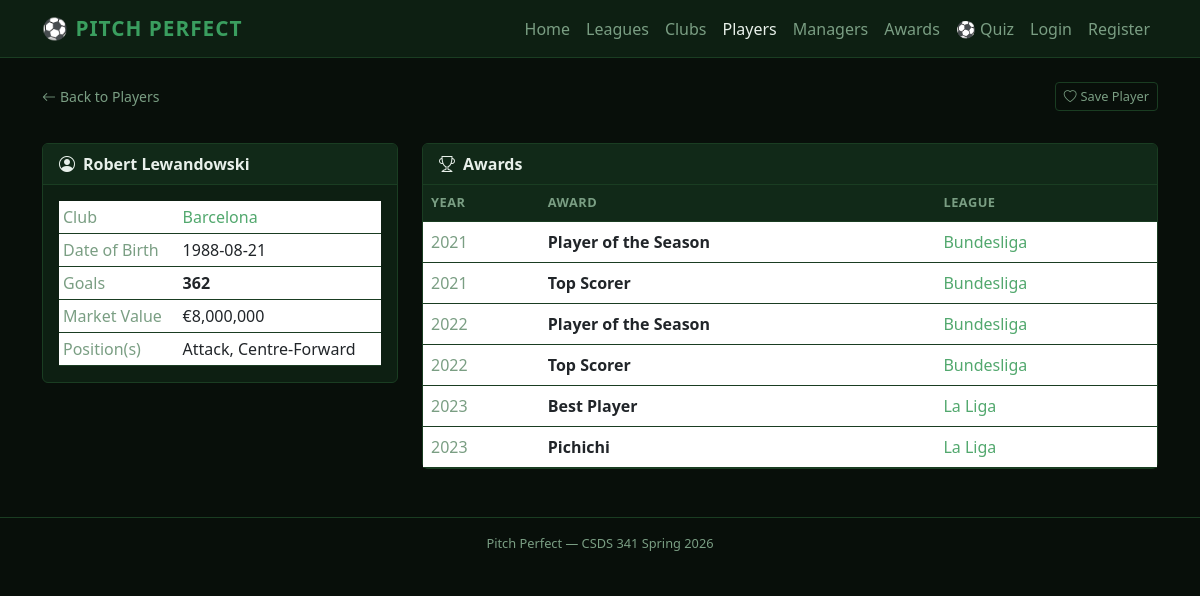
Screenshot of /players/168 with the database file from the repository.
### tables this page shows
CREATE TABLE Player_Plays_For (
    Player_ID INTEGER PRIMARY KEY,
    Name      TEXT NOT NULL,
    DOB       TEXT,
    Market_Value    REAL,
    Goals     INTEGER,
    Club_Name TEXT,
    FOREIGN KEY (Club_Name) REFERENCES Club_Teams_Belongs_To(Name)
);

CREATE TABLE Individual_Award_Wins (
    Name      TEXT,
    Year      INTEGER,
    League    TEXT,
    Player_ID INTEGER,
    PRIMARY KEY (Name, Year, League),
    FOREIGN KEY (Player_ID) REFERENCES Player_Plays_For(Player_ID)
);

### app.py (the view)
@app.route('/players/<int:pid>')
def player_profile(pid):
    conn = db()
    player = conn.execute(
        "SELECT * FROM Player_Plays_For WHERE Player_ID=?", (pid,)
    ).fetchone()
    if not player:
        conn.close()
        return "Player not found", 404
    positions = conn.execute(
        "SELECT position FROM Player_Position WHERE Player_ID=?", (pid,)
    ).fetchall()
    awards = conn.execute(
        "SELECT Name, Year, League FROM Individual_Award_Wins WHERE Player_ID=? ORDER BY Year",
        (pid,)
    ).fetchall()
    is_saved = False
    if session.get('user_id'):
        is_saved = conn.execute(
            "SELECT 1 FROM Favorite WHERE User_ID=? AND Type='player' AND Reference=?",
            (session['user_id'], str(pid))
        ).fetchone() is not None
    conn.close()
    return render_template('player.html', player=player, positions=positions,
                           awards=awards, is_saved=is_saved)

### app.py (called while the page is built)
def db():
    conn = sqlite3.connect(DB)
    conn.row_factory = sqlite3.Row
    return conn

### templates/player.html (shortened to what this page needs)
{% extends "base.html" %}
{% block content %}
<div class="d-flex justify-content-between align-items-center mb-2">
  <a href="/players" class="text-muted small"><i class="bi bi-arrow-left me-1"></i>Back to Players</a>
  {% if session.user_id %}
    {% if is_saved %}
    <form method="post" action="/favorite/remove">
      <input type="hidden" name="type" value="player">
      <input type="hidden" name="reference" value="{{ player['Player_ID'] }}">
      <input type="hidden" name="back" value="/players/{{ player['Player_ID'] }}">
      <button type="submit" class="btn btn-sm btn-danger"><i class="bi bi-heart-fill me-1"></i>Saved</button>
    </form>
    {% else %}
    <form method="post" action="/favorite/add">
      <input type="hidden" name="type" value="player">
      <input type="hidden" name="reference" value="{{ player['Player_ID'] }}">
      <input type="hidden" name="back" value="/players/{{ player['Player_ID'] }}">
      <button type="submit" class="btn btn-sm btn-outline-danger"><i class="bi bi-heart me-1"></i>Save Player</button>
    </form>
    {% endif %}
  {% else %}
  <a href="/login" class="btn btn-sm btn-outline-secondary"><i class="bi bi-heart me-1"></i>Save Player</a>
  {% endif %}
</div>
<div class="row g-4 mt-1">
  <div class="col-md-4">
    <div class="card">
      <div class="card-header"><i class="bi bi-person-circle me-2"></i>{{ player['Name'] }}</div>
      <div class="card-body">
        <table class="table table-sm mb-0">
          <tr><td class="text-muted">Club</td>
              <td>{% if player['Club_Name'] %}<a href="/clubs/{{ player['Club_Name'] }}">{{ player['Club_Name'] }}</a>{% else %}—{% endif %}</td></tr>
          <tr><td class="text-muted">Date of Birth</td><td>{{ player['DOB'] or '—' }}</td></tr>
          <tr><td class="text-muted">Goals</td><td class="fw-bold">{{ player['Goals'] }}</td></tr>
          <tr><td class="text-muted">Market Value</td>
              <td>{% if player['Market_Value'] %}€{{ '{:,.0f}'.format(player['Market_Value']) }}{% else %}—{% endif %}</td></tr>
          <tr><td class="text-muted">Position(s)</td>
              <td>{{ positions | map(attribute=0) | join(', ') if positions else '—' }}</td></tr>
        </table>
      </div>
    </div>
  </div>
  <div class="col-md-8">
    <div class="card">
      <div class="card-header"><i class="bi bi-trophy me-2"></i>Awards</div>
      {% if awards %}
      <div class="table-responsive">
        <table class="table table-hover mb-0">
          <thead>
            <tr><th>Year</th><th>Award</th><th>League</th></tr>
          </thead>
          <tbody>
            {% for award in awards %}
            <tr>
              <td class="text-muted">{{ award[1] }}</td>
              <td class="fw-semibold">{{ award[0] }}</td>
              <td><a href="/awards?league={{ award[2] }}">{{ award[2] }}</a></td>
            </tr>
            {% endfor %}
          </tbody>
        </table>
      </div>
      {% else %}
      <div class="card-body text-muted">No individual awards recorded.</div>
      {% endif %}
    </div>
  </div>
</div>
{% endblock %}

### templates/base.html (style rules this page uses)
:root { --bg: #080f0a; --surface: #0d1f12; --surface2: #112918; --border: #1a3d22; --accent: #3a9e5f; --accent2: #2d7a4a; --text: #e8f0ea; --text-muted: #7a9e83; --link: #52a86e; --link-hover: #7ac48a; }
body { background: var(--bg); color: var(--text); }
.card { background: var(--surface); border: 1px solid var(--border); }
.card-header { background: var(--surface2); border-bottom: 1px solid var(--border); font-weight: 600; color: var(--text); }
.card-body { color: var(--text); }
.table { color: var(--text); }
.table thead th { background: var(--surface2); border-color: var(--border); color: var(--text-muted); font-size: .8rem; text-transform: uppercase; letter-spacing: .5px; }
.table td, .table th { border-color: var(--border); vertical-align: middle; }
.btn-outline-secondary { border-color: var(--border); color: var(--text-muted); }
.btn-sm { font-size: .8rem; }
a { color: var(--link); text-decoration: none; }
.text-muted { color: var(--text-muted) !important; }

### rows the page displays
Player_Plays_For: Name "Robert Lewandowski", Club_Name "Barcelona", DOB "1988-08-21", Goals "362", Market_Value "8,000,000"
Individual_Award_Wins: Year "2021", Name "Player of the Season", League "Bundesliga"
Individual_Award_Wins: Year "2021", Name "Top Scorer", League "Bundesliga"
Individual_Award_Wins: Year "2022", Name "Player of the Season", League "Bundesliga"
Individual_Award_Wins: Year "2022", Name "Top Scorer", League "Bundesliga"
Individual_Award_Wins: Year "2023", Name "Best Player", League "La Liga"
Individual_Award_Wins: Year "2023", Name "Pichichi", League "La Liga"

### other values shown
{{ positions | map(attribute=0) | join(', ') if positions else '—' }} "Attack, Centre-Forward"
